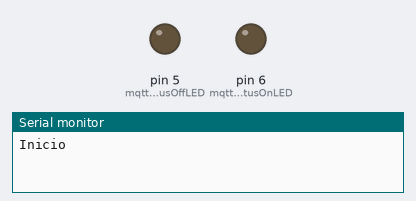
Bench run of a sketch on a simulated Arduino Uno, built for the host (arithmetic inside an expression is 32-bit, double 64-bit). Shown: output pins drawn as LEDs (lit = HIGH), the last lines printed to the serial monitor. WiFi joins after 1.5 s; servers stay silent unless stated; no MQTT or app messages arrive unless stated.

Above: at 0.1 s.
At 2.6 s:
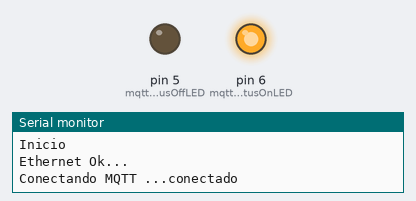
Timing chart, 0 to 4.1 s (numbered marks = the images above):
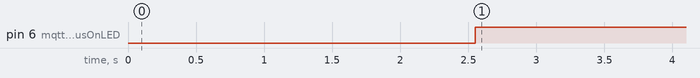

Measured:
- by itself, pin 6 (mqttStatusOnLED): LOW → HIGH at 2.6 s

The sketch:

20171107_teste_mqtt.ino
```cpp
#include <PubSubClient.h>
#include <Ethernet.h>
#include <SPI.h>

const int mqttStatusOnLED = 6;
const int mqttStatusOffLED = 5;

//=======================================================================
void callback(const char topic, byte* payload, unsigned int length);
//=======================================================================

char msgQTTWill[]    = "Client Panel #03 off";

char topicPub[]  = "senai-code-xp/vagas/03";
char topicWill[] = "senai-code-xp/vagas/03";

byte mac[] = { 0xDE, 0xAD, 0xBE, 0xEF, 0xA0, 0x03 };
IPAddress ip (192, 162, 1, 3);
char server[] = "test.mosquitto.org";
int port = 1883;

char clientMQTTID[] = "MQTT-senai-sp-kit02";
char userMQTT[] = "user";
char passMQTT[] = "pass";

EthernetClient ethClient;
PubSubClient client(server,port,ethClient);

void setup()
{
  serialSetup();
  ethernetSetup();

  //LEDs vaga disponível e MQTT status
  pinMode(mqttStatusOnLED, OUTPUT);
  pinMode(mqttStatusOffLED, OUTPUT);

}

void loop()
{

  reconnectMQTT();

  showMqttStatusLED(client.connected());

}

void serialSetup() {
  Serial.begin(9600);
  while (!Serial) {
  }
  Serial.println("Inicio");
}

void ethernetSetup() {
  if (Ethernet.begin(mac) == 0) {
    Serial.println("Falha em configurar Ethernet usando DHCP");
    Ethernet.begin(mac, ip);
  }
  delay(1000);
  Serial.println("Ethernet Ok...");
}


void showMqttStatusLED (boolean mqttStatus){

  digitalWrite(mqttStatusOnLED, mqttStatus);
  digitalWrite(mqttStatusOffLED, !mqttStatus);

}


void reconnectMQTT() {

    char messageMQTT[] = "Online";
    if (!client.connected()) {

       Serial.print("Conectando MQTT ...");

//       if (client.connect(clientMQTTID,userMQTT,passMQTT,topicWill,0,false,msgQTTWill)) {
       if (client.connect(clientMQTTID,topicWill,0,false,msgQTTWill)) {
          Serial.println("conectado");
       } else {
          Serial.print("falha, rc=");
          Serial.print(client.state());
          Serial.println(" nova tentativa em 5 segundos");
       }
   }

}
```
